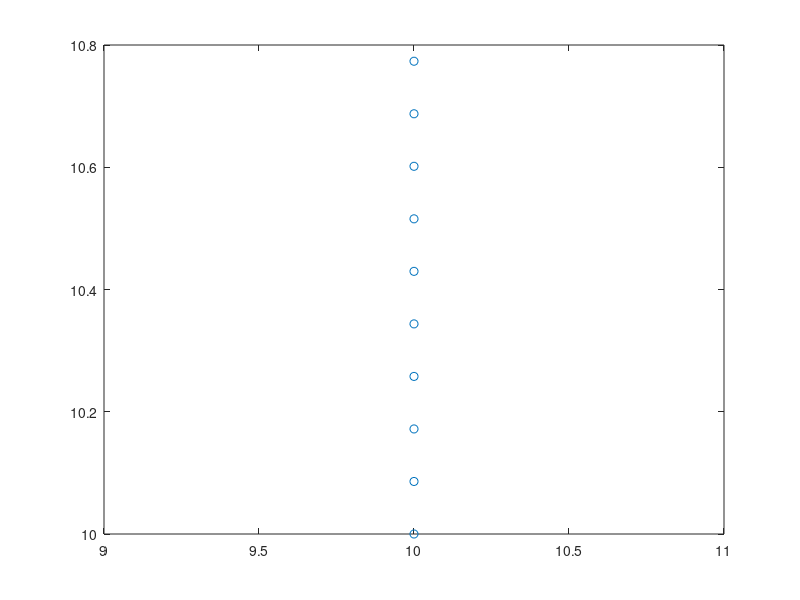

Write the MATLAB code that produced this figure.
%% ---------------------------------------------------------------------
%%
%% Copyright (c) 2015 - 2015 by the IBAMR developers
%% All rights reserved.
%%
%% This file is part of IBAMR.
%%
%% IBAMR is free software and is distributed under the 3-clause BSD
%% license. The full text of the license can be found in the file
%% COPYRIGHT at the top level directory of IBAMR.
%%
%% ---------------------------------------------------------------------

clear all;
clc;

Lx = 32;
Ly = 22;
b = 1.0;
Nx = 256;
Ny = 256;

Dx = Lx / Nx;
Dy = Ly / Ny;
total_points = ceil(b/(1.25*Dy));

X_com = 10.0;
X = X_com*ones(total_points, 1);
Y = zeros(total_points, 1);

for j = 1: total_points
    Y(j,1) =  10.0 + (j-1)*Dy;
end

plot(X(:,1), Y(:,1), 'o');

%% Print out vertex files
vertex_fid = fopen('plate2d.vertex', 'w');
fprintf(vertex_fid, '%d\n', total_points);

for node = 1: total_points
     fprintf(vertex_fid, '%1.16e %1.16e\n', X(node,1), Y(node,1));
end 
